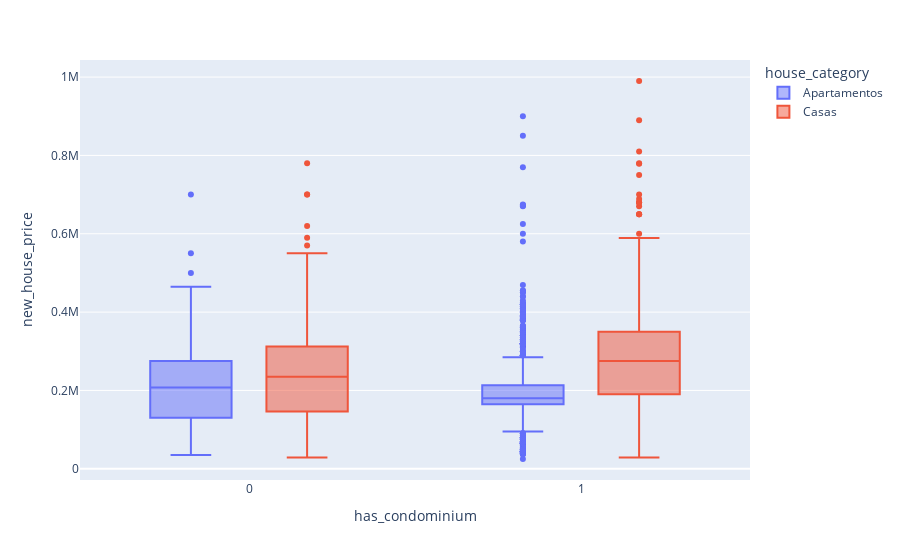

The notebook cell saved with this chart:
### Code cell
px.box(df_samambaia_filtered, x=HOUSE_HAS_CONDOMI, y=HOUSE_PRICE, color=HOUSE_CATEGORY)

### Figure 1 — Plotly figure (JSON) as saved in the notebook; plotly's stock layout.template omitted (floating-point values rounded to 4 significant figures; data arrays with more than 128 entries replaced by an {"elided": "..."} marker saying what was removed)
{"data": [{"alignmentgroup": "True", "hovertemplate": "house_category=Apartamentos<br>has_condominium=%{x}<br>new_house_price=%{y}<extra></extra>", "legendgroup": "Apartamentos", "marker": {"color": "#636efa"}, "name": "Apartamentos", "notched": false, "offsetgroup": "Apartamentos", "orientation": "v", "showlegend": true, "type": "box", "x": {"elided": "1423 int values"}, "x0": " ", "xaxis": "x", "y": {"elided": "1423 int values"}, "y0": " ", "yaxis": "y"}, {"alignmentgroup": "True", "hovertemplate": "house_category=Casas<br>has_condominium=%{x}<br>new_house_price=%{y}<extra></extra>", "legendgroup": "Casas", "marker": {"color": "#EF553B"}, "name": "Casas", "notched": false, "offsetgroup": "Casas", "orientation": "v", "showlegend": true, "type": "box", "x": {"elided": "999 int values"}, "x0": " ", "xaxis": "x", "y": {"elided": "999 int values"}, "y0": " ", "yaxis": "y"}], "layout": {"boxmode": "group", "legend": {"title": {"text": "house_category"}, "tracegroupgap": 0}, "margin": {"t": 60}, "xaxis": {"anchor": "y", "domain": [0, 1], "title": {"text": "has_condominium"}}, "yaxis": {"anchor": "x", "domain": [0, 1], "title": {"text": "new_house_price"}}}}
